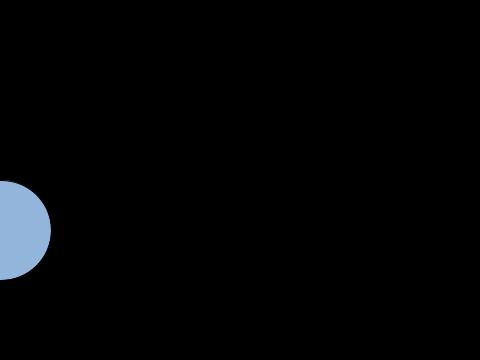
Frame 1 (no input)
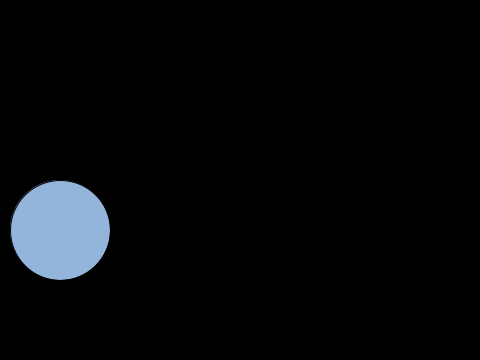
Frame 60 (the mouse pressed at the canvas centre just before this capture)
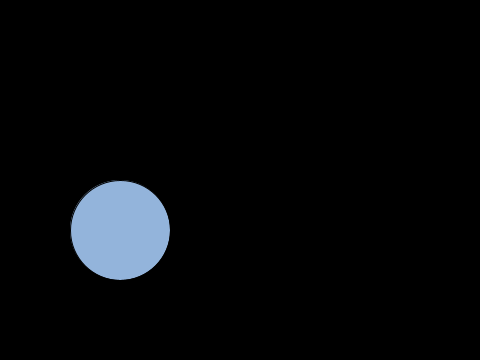
Frame 120 (the mouse held since frame 60 and released just before this capture)

The Processing sketch that drew these frames (run headless with seeded random() and noise(); from frame 60 on, the mouse is pressed at the canvas centre):

// Processing sketch: RMM_atividade_7
// ── RMM_atividade_7.pde
int posX = -50;
int x1Tri = -50;
int x2Tri = 0;
int x3Tri = 50;
int velX = 1;

void setup () {
  size(480,360);
  ellipseMode (CORNER);
}
void draw (){
  background (0);
  posX= posX + velX;
  x1Tri = x1Tri + velX;
  x2Tri = x2Tri + velX;
  x3Tri = x3Tri + velX;
  
  if (posX > width ) {velX = -velX;}
  if (posX == -100) {velX = -velX;}
  if (posX > 100 && posX < 140) {background(#E8F1F2); fill(#FFE3DC); rect(posX, height/2, 100, 100);}
  else if (posX > 140 && posX < 180) {background(#006494); fill(#DBB4AD); triangle(x1Tri, height/2 + 100, x2Tri, height/2, x3Tri, height/2 + 100);}
  else if (posX > 180 && posX < 220) {background(#13293D); fill(#64B7CC); rect(posX, height/2, 150, 100);}
  else {fill (#93B4DB); ellipse(posX, height/2, 100, 100);}
}
